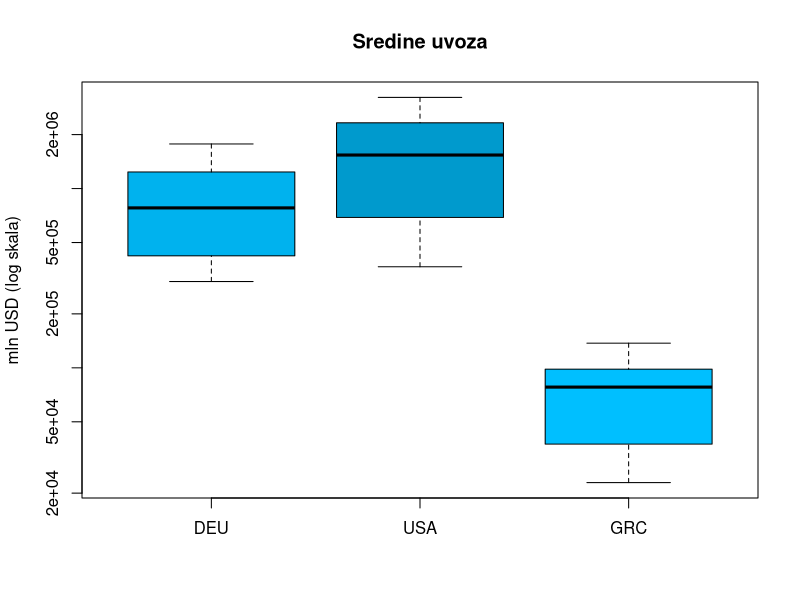
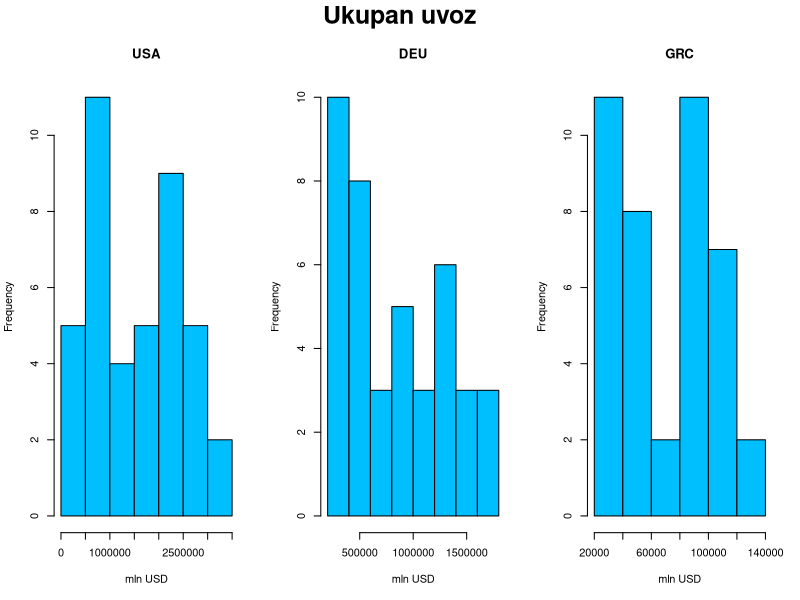
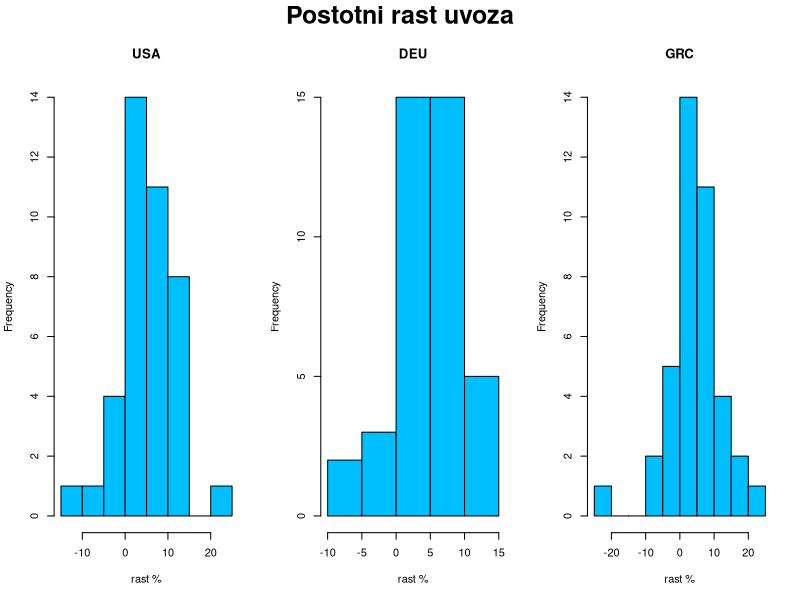
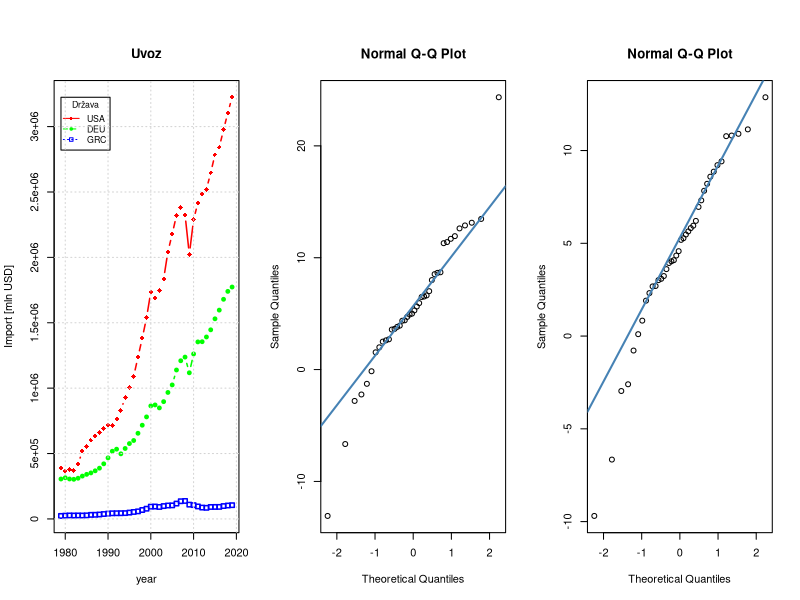
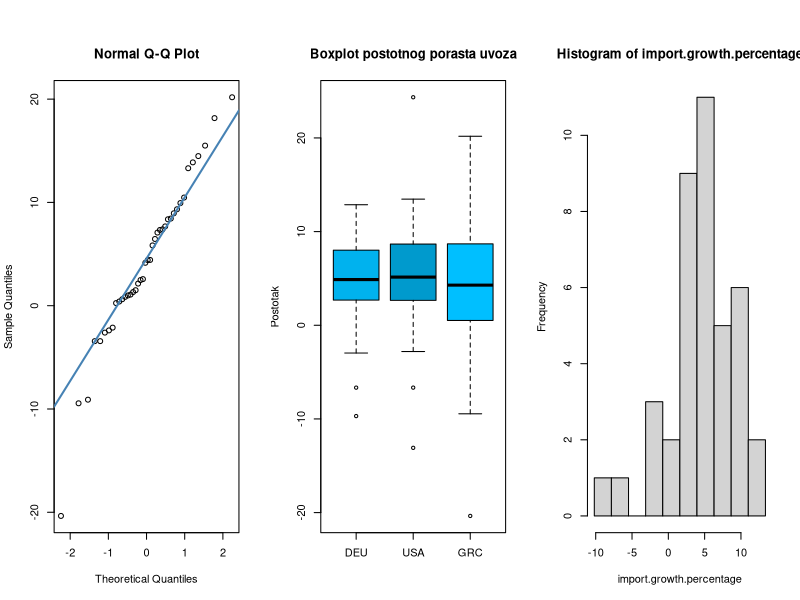
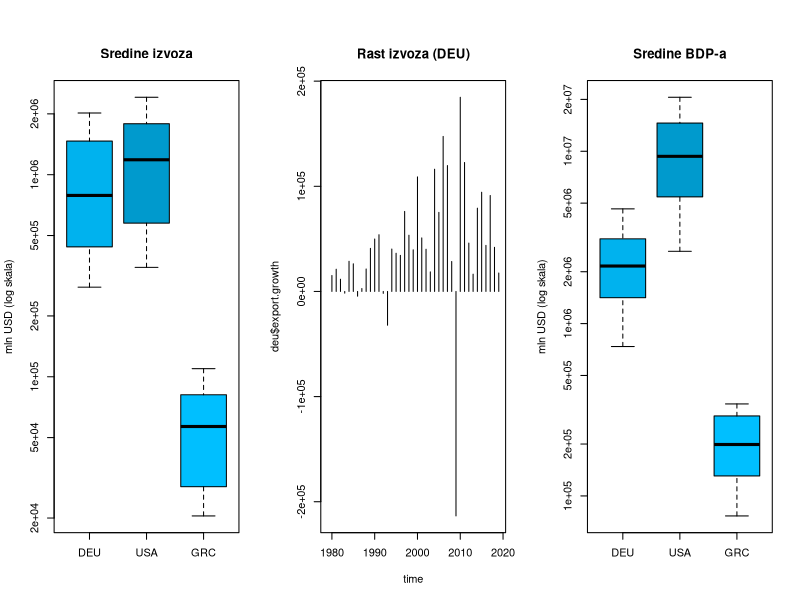
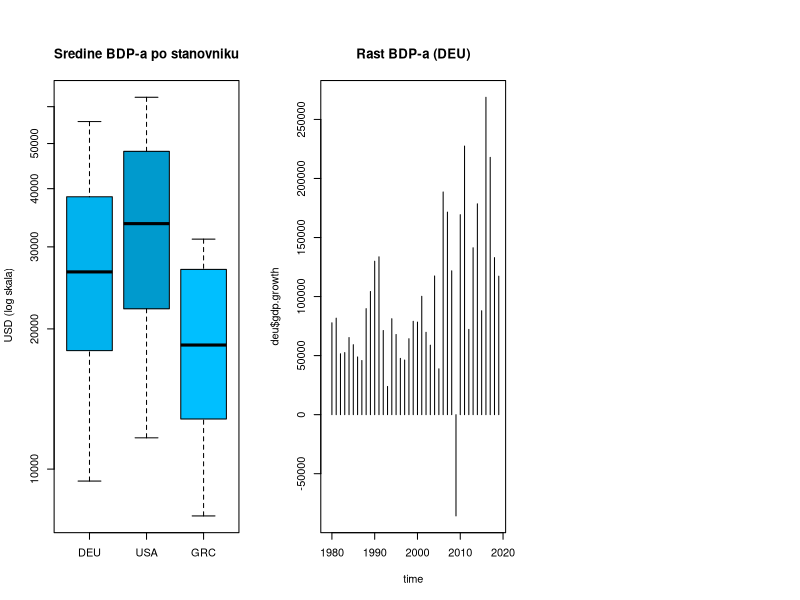

The R script that drew these images, in order:
## ---- chunk 1
library(knitr)
knitr::opts_chunk$set(echo = TRUE)

library(tidyverse)
Sys.setlocale(locale = "hr_HR.utf8")
## ---- chunk 2
export.data = read.csv("Export_data.csv", fileEncoding="UTF-8-BOM")
# head(export.data)

import.data = read.csv("Import_data.csv", fileEncoding="UTF-8-BOM")
# head(import.data)

gdp.data = read.csv("GDP_data.csv", fileEncoding="UTF-8-BOM")
# head(gdp.data)

gdp.pc.data = read.csv("GDPpercapita_data.csv", fileEncoding="UTF-8-BOM")
# head(gdp.pc.data)
## ---- chunk 3
export.loc.cnt = export.data %>% group_by(LOCATION) %>%
    summarise(exp_n = n(), exp_est = sum(Flag.Codes == 'E')) %>%
    arrange(desc(exp_n), exp_est)
import.loc.cnt = import.data %>% group_by(LOCATION) %>%
    summarise(imp_n = n(), imp_est = sum(Flag.Codes == 'E')) %>%
    arrange(desc(imp_n), imp_est)
gdp.loc.cnt = gdp.data %>% group_by(LOCATION) %>%
    summarise(gdp_n = n(), gdp_est = sum(Flag.Codes == 'E')) %>%
    arrange(desc(gdp_n), gdp_est)
gdp.pc.loc.cnt = gdp.pc.data %>% group_by(LOCATION) %>%
    summarise(gdp_pc_n = n(), gdp_pc_est = sum(Flag.Codes == 'E')) %>%
    arrange(desc(gdp_pc_n), gdp_pc_est)
loc.cnt = merge(merge(export.loc.cnt, import.loc.cnt), merge(gdp.loc.cnt, gdp.pc.loc.cnt))
knitr::kable(
  head(arrange(loc.cnt,
               desc(loc.cnt[,2]), desc(loc.cnt[,4]), desc(loc.cnt[,6]), desc(loc.cnt[,8]),
               loc.cnt[,3], loc.cnt[,5], loc.cnt[,7], loc.cnt[,9]), 20),
  caption = "Broj podataka za pojedinu državu"
)
## ---- chunk 4
time = 1979:2019
usa = data.frame(export.mln_usd = export.data$Value[export.data$LOCATION == "USA"],
                 import.mln_usd = import.data$Value[import.data$LOCATION == "USA"],
                 gdp.mln_usd = gdp.data$Value[gdp.data$LOCATION == "USA"],
                 gdp.pc.usd_cap = gdp.pc.data$Value[gdp.pc.data$LOCATION == "USA"])
usa$net.trade = usa$export.mln_usd - usa$import.mln_usd
deu = data.frame(export.mln_usd = export.data$Value[export.data$LOCATION == "DEU"],
                 import.mln_usd = import.data$Value[import.data$LOCATION == "DEU"],
                 gdp.mln_usd = gdp.data$Value[gdp.data$LOCATION == "DEU"],
                 gdp.pc.usd_cap = gdp.pc.data$Value[gdp.pc.data$LOCATION == "DEU"])
deu$net.trade = deu$export.mln_usd - deu$import.mln_usd
grc = data.frame(export.mln_usd = export.data$Value[export.data$LOCATION == "GRC"],
                 import.mln_usd = import.data$Value[import.data$LOCATION == "GRC"],
                 gdp.mln_usd = gdp.data$Value[gdp.data$LOCATION == "GRC"],
                 gdp.pc.usd_cap = gdp.pc.data$Value[gdp.pc.data$LOCATION == "GRC"])
grc$net.trade = grc$export.mln_usd - grc$import.mln_usd
## ---- chunk 5
usa = usa %>% mutate(import.mln_usd,
                     import.growth = import.mln_usd - lag(import.mln_usd),
                     import.growth.percentage = import.growth / lag(import.mln_usd) * 100)
deu = deu %>% mutate(import.mln_usd, 
                     import.growth = import.mln_usd - lag(import.mln_usd),
                     import.growth.percentage = import.growth / lag(import.mln_usd) * 100)
grc = grc %>% mutate(import.mln_usd,
                     import.growth = import.mln_usd - lag(import.mln_usd),
                     import.growth.percentage = import.growth / lag(import.mln_usd) * 100)
## ---- chunk 6
interpolate.usa = data.frame(t(rep(NA, length(names(usa)))))
names(interpolate.usa) = names(usa)
interpolate.usa$import.growth.percentage = mean(usa$import.growth.percentage
                                                [time >= 2013 & time < 2019])
interpolate.usa$import.mln_usd = usa$import.mln_usd[nrow(usa)] *
                                 (1 + interpolate.usa$import.growth.percentage / 100)
interpolate.usa$import.growth = interpolate.usa$import.mln_usd - usa$import.mln_usd[nrow(usa)]
usa = rbind(usa, interpolate.usa)
## ---- chunk 7
summary(usa)
summary(deu)
summary(grc)
## ---- chunk 8
boxplot(deu$import.mln_usd,
        usa$import.mln_usd,
        grc$import.mln_usd,
        names = c("DEU", "USA", "GRC"), main = "Sredine uvoza",
        col = c("deepskyblue2", "deepskyblue3", "deepskyblue"),
        ylab = "mln USD (log skala)",
        log = "y")
## ---- chunk 9
par(mfrow = c(1, 3), oma = c(0, 0, 2, 0))
hist(usa$import.mln_usd, main="USA", xlab="mln USD", col="deepskyblue")
hist(deu$import.mln_usd, main="DEU", xlab="mln USD", col="deepskyblue")
hist(grc$import.mln_usd, main="GRC", xlab="mln USD", col="deepskyblue")
mtext("Ukupan uvoz", outer = T, cex = 1.5, font = 2)
## ---- chunk 10
par(mfrow = c(1, 3), oma = c(0, 0, 2, 0))
hist(usa$import.growth.percentage, main="USA", xlab="rast %", col="deepskyblue")
hist(deu$import.growth.percentage, main="DEU", xlab="rast %", col="deepskyblue")
hist(grc$import.growth.percentage, main="GRC", xlab="rast %", col="deepskyblue")
mtext("Postotni rast uvoza", outer = T, cex = 1.5, font = 2)
## ---- chunk 11
xrange = range(time)
yrange = range(usa$import.mln_usd, deu$import.mln_usd, grc$import.mln_usd)

plot(xrange, yrange, type = "n", xlab = "year", ylab = "Import [mln USD]", yaxt = "n")
colors = rainbow(3)
linetype = 1:3
plotchar = seq(18, 18+2*3, 2)

lines(time, usa$import.mln_usd, type = "b", lwd = 1.5,
      lty = linetype[1], col = colors[1], pch = plotchar[1])
lines(time, deu$import.mln_usd, type = "b", lwd = 1.5,
      lty = linetype[2], col = colors[2], pch = plotchar[2])
lines(time, grc$import.mln_usd, type = "b", lwd = 1.5,
      lty = linetype[3], col = colors[3], pch = plotchar[3])

title("Uvoz")

marks = seq(0, 3e6, 0.5e6)
axis(2, at = marks, labels = formatC(marks, format = "g", drop0trailing = T))


legend(xrange[1], yrange[2], c("USA", "DEU", "GRC"), cex = 0.8, col = colors,
       pch = plotchar, lty = linetype, title = "Država")
grid()
## ---- chunk 12
qqnorm(usa$import.growth.percentage)
qqline(usa$import.growth.percentage, col = "steelblue", lwd = 2)

qqnorm(deu$import.growth.percentage)
qqline(deu$import.growth.percentage, col = "steelblue", lwd = 2)

qqnorm(grc$import.growth.percentage)
qqline(grc$import.growth.percentage, col = "steelblue", lwd = 2)
## ---- chunk 13
boxplot(deu$import.growth.percentage,
        usa$import.growth.percentage,
        grc$import.growth.percentage,
        names = c("DEU", "USA", "GRC"), main = "Boxplot postotnog porasta uvoza",
        col = c("deepskyblue2", "deepskyblue3", "deepskyblue"),
        ylab = "Postotak")
## ---- chunk 14
fixed.num.breaks <- function(x, length.out = 11) {
  return(seq(min(x, na.rm = T) - 0.5, max(x, na.rm = T) + 0.5, length.out = length.out))
}
deu[-c(1), ] %>% with(hist(import.growth.percentage,
                           breaks = fixed.num.breaks(import.growth.percentage)))
## ---- chunk 15
boxplot(deu$export.mln_usd,
        usa$export.mln_usd,
        grc$export.mln_usd,
        names = c("DEU", "USA", "GRC"), main = "Sredine izvoza",
        col = c("deepskyblue2", "deepskyblue3", "deepskyblue"),
        ylab = "mln USD (log skala)",
        log = "y")
## ---- chunk 16
usa = usa %>% mutate(export.mln_usd, export.growth = export.mln_usd - lag(export.mln_usd))
deu = deu %>% mutate(export.mln_usd, export.growth = export.mln_usd - lag(export.mln_usd))
grc = grc %>% mutate(export.mln_usd, export.growth = export.mln_usd - lag(export.mln_usd))
## ---- chunk 17
time = 1979:2019
plot(time, deu$export.growth, type = "h", main = "Rast izvoza (DEU)")
## ---- chunk 18
boxplot(deu$gdp.mln_usd,
        usa$gdp.mln_usd,
        grc$gdp.mln_usd,
        names = c("DEU", "USA", "GRC"), main = "Sredine BDP-a",
        col = c("deepskyblue2", "deepskyblue3", "deepskyblue"),
        ylab = "mln USD (log skala)",
        log = "y")
## ---- chunk 19
boxplot(deu$gdp.pc.usd_cap,
        usa$gdp.pc.usd_cap,
        grc$gdp.pc.usd_cap,
        names = c("DEU", "USA", "GRC"), main = "Sredine BDP-a po stanovniku",
        col = c("deepskyblue2", "deepskyblue3", "deepskyblue"),
        ylab = " USD (log skala)",
        log = "y")

## ---- chunk 20
usa = usa %>% mutate(gdp.mln_usd, gdp.growth = gdp.mln_usd - lag(gdp.mln_usd))
deu = deu %>% mutate(gdp.mln_usd, gdp.growth = gdp.mln_usd - lag(gdp.mln_usd))
grc = grc %>% mutate(gdp.mln_usd, gdp.growth = gdp.mln_usd - lag(gdp.mln_usd))
## ---- chunk 21
time = 1979:2019
plot(time, deu$gdp.growth, type = "h", main = "Rast BDP-a (DEU)")
## ---- chunk 22
t.test(usa$import.growth.percentage[-c(1)], deu$import.growth.percentage[-c(1)],
       alternative = "g")
